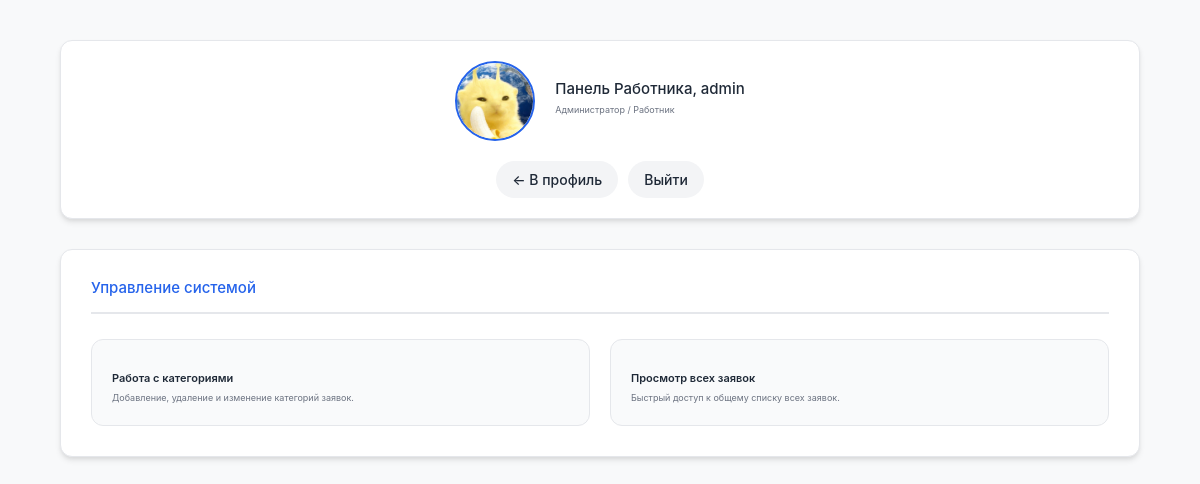
Before: /app/profile/admin (signed in) with the older database file.
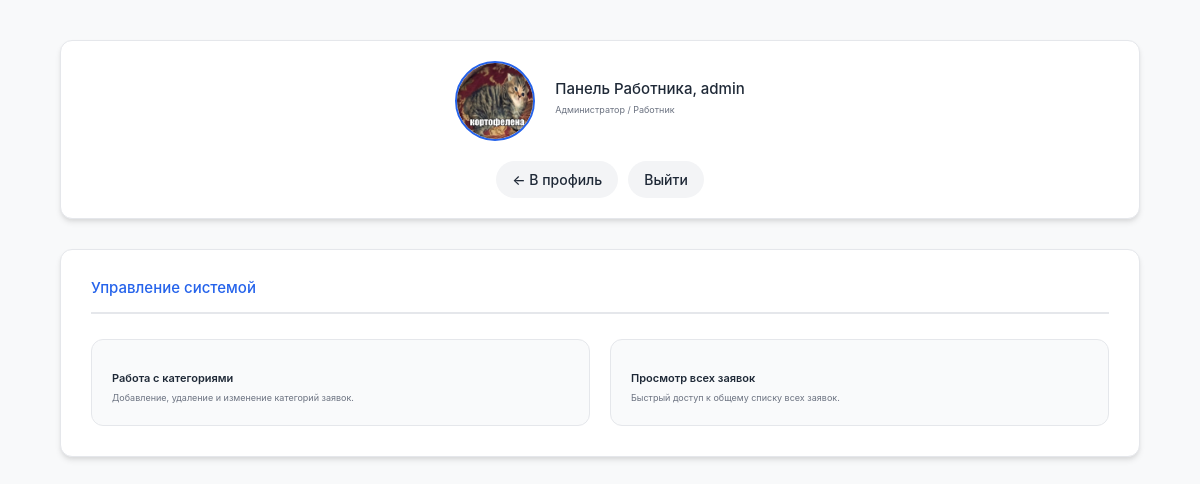
After: the same page with the newer database file.
### app/models.py (models this page shows, shortened)
class Profile(models.Model):
    avatarlink = models.TextField()
    username = models.OneToOneField(User, on_delete=models.CASCADE)
    patronymic = models.CharField(max_length=100, null=True, blank=True)
    class Meta:
        permissions = (
            ('worker', 'Работник'),
            ('user', 'Пользователь')
        )

### app/views.py (the view)
# urls.py: path('profile/admin', views.admin_profile_view, name='admin_profile'),
def admin_profile_view(request):
    user = request.user
    if user.is_authenticated:
        profile = user.profile
        return render(
            request,
            'app/admin_profile.html',
            {'profile': profile}
        )
    else:
        return render(
            request,
            'app/profile.html',
        )

### app/templates/app/admin_profile.html (shortened to what this page needs)
{% extends "base.html" %}
{% load static %}
{% block content %}
    <div class="main_container profile-main-container">
        {% if user.is_authenticated %}
            {% if perms.app.worker %}
                <div class="card profile-header-card admin-header-card">
                    <div class="profile-info-group">
                        <div class="profile-avatar-wrapper">
                            <a href="{% url 'image-list' %}" class="profile-avatar-link">
                                <img src="{% static 'app/img/' %}{{ profile.avatarlink }}"
                                     alt="{{ user.get_username }} avatar"
                                     class="profile-avatar-img">
                            </a>
                        </div>
                        <div class="profile-text-info">
                            <h2 class="profile-username-title">Панель Работника, {{ user.get_username }}</h2>
                            <p class="profile-role-text status-text-c">
                                 Администратор / Работник
                            </p>
                        </div>
                    </div>
                    <div class="profile-actions">
                        <a href="{% url 'profile' %}" class="btn-profile">
                            ← В профиль
                        </a>
                        <a href="{% url 'to_logout' %}" class="btn-profile btn-logout">
                            Выйти
                        </a>
                    </div>
                </div>
                <div class="card admin-control-card">
                    <h3 class="admin-panel-title">Управление системой</h3>
                    <div class="admin-actions-grid">
                        <a href="{% url 'categories_change' %}" class="admin-action-link">
                            <span class="action-text">Работа с категориями</span>
                            <span class="action-description">Добавление, удаление и изменение категорий заявок.</span>
                        </a>
                        <a href="{% url 'index' %}" class="admin-action-link">
                            <span class="action-text">Просмотр всех заявок</span>
                            <span class="action-description">Быстрый доступ к общему списку всех заявок.</span>
                        </a>
                        </div>
                </div>
            {% endif %}
        {% endif %}
    </div>
{% endblock %}

Changed rows visible on the page:
changed Profile: avatarlink: a different picture
